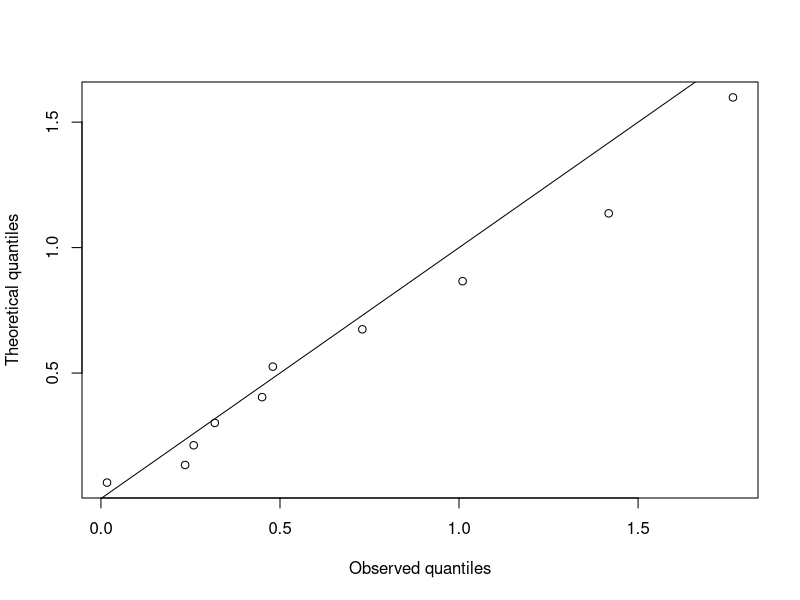
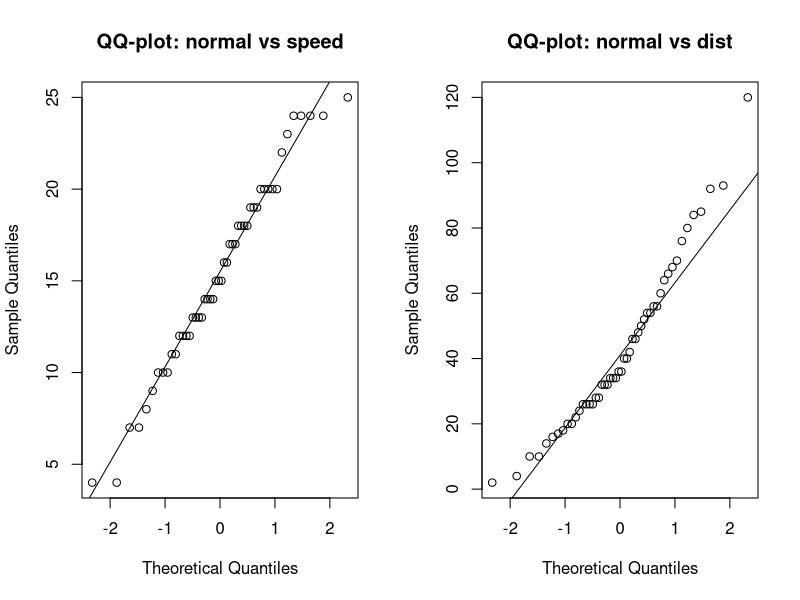
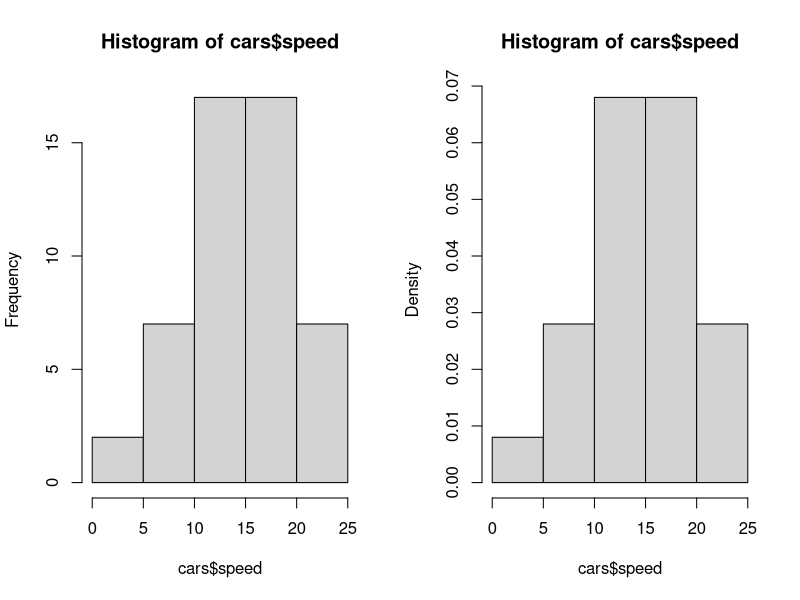
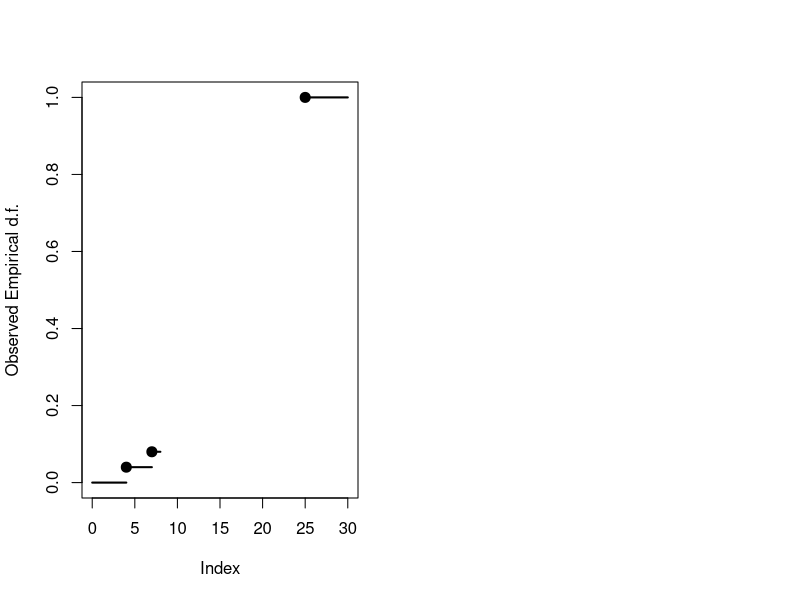
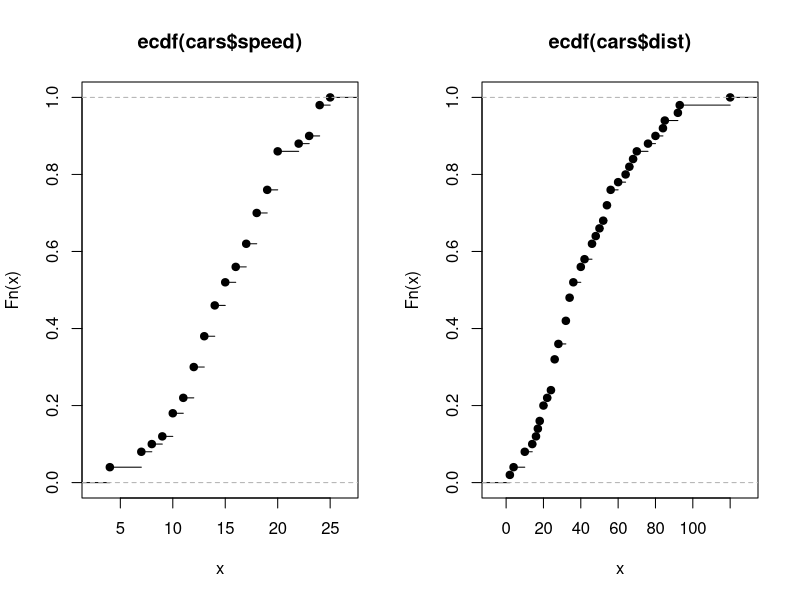
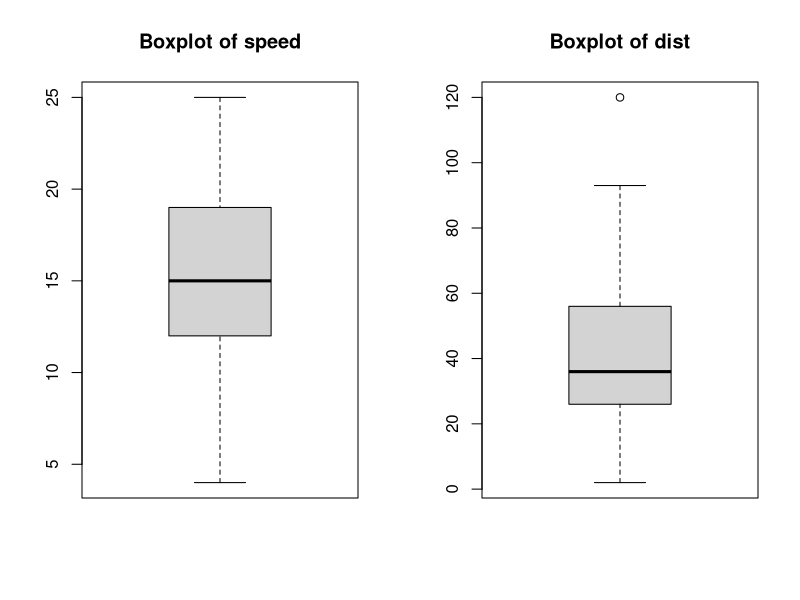
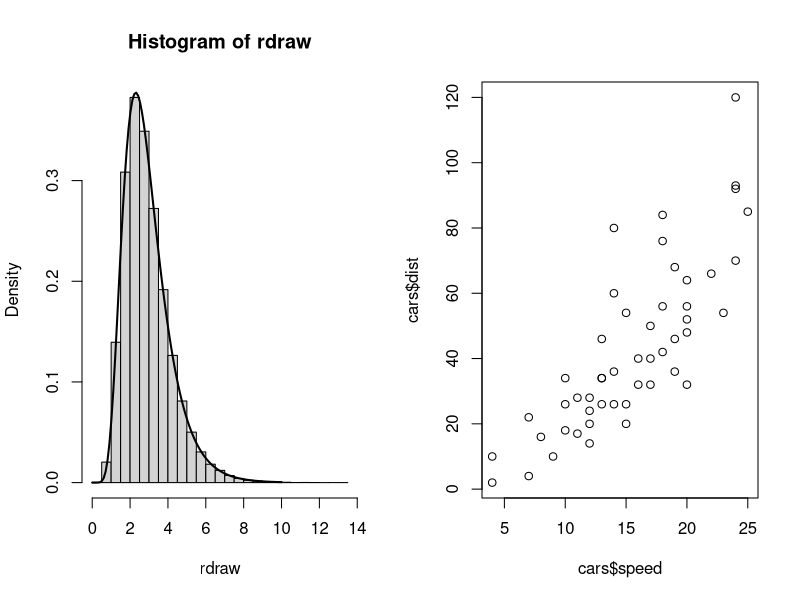

Write the R code that produced these figures, in order.
## ----setup, include=FALSE------------------------------------------------------------------------------------
library(knitr)
knitr::opts_chunk$set(echo = TRUE, prompt = TRUE)


## ------------------------------------------------------------------------------------------------------------
head(cars)
summary(cars)


## ------------------------------------------------------------------------------------------------------------
var(cars$speed)
var(cars$dist)


## ------------------------------------------------------------------------------------------------------------
median(cars$speed)
median(cars$dist)


## ------------------------------------------------------------------------------------------------------------
quantile(cars$speed, probs = 1/4, type=6)# lower quarile
quantile(cars$speed, probs = 3/4, type=6) # upper quartile
quantile(cars$speed, probs = 2/4, type=6) # the median


## ------------------------------------------------------------------------------------------------------------
x <- c(0.318, 1.765, 0.259, 0.450, 0.730, 0.235, 0.017, 1.010, 1.418, 0.480)
(x.order <- sort(x))
n <- length(x)
k <- (1:n)/(n+1)
qq <- -2*log(1-k)/3
plot(x=x.order, y=qq, xlab="Observed quantiles", ylab="Theoretical quantiles")
abline(a=0, b=1)


## ------------------------------------------------------------------------------------------------------------
par(mfrow=c(1,2))
qqnorm(cars$speed,main="QQ-plot: normal vs speed")
qqline(cars$speed)

qqnorm(cars$dist,main="QQ-plot: normal vs dist")
qqline(cars$dist)


## ------------------------------------------------------------------------------------------------------------
par(mfrow=c(1,2))
# a non scaled histogram
hist(cars$speed)
# a scaled histogram
hist(cars$speed, freq = FALSE)


## ------------------------------------------------------------------------------------------------------------
table(cars$speed)


## ------------------------------------------------------------------------------------------------------------
plot(0,xlim=c(0,30), ylim=c(0,1), cex=0, ylab="Observed Empirical d.f.")
segments(x0=0,x1=4,y0=0,y1=0, lwd=2)

segments(x0=4,x1=7,y0=2/50,y1=2/50, lwd=2)
points(x=4, y=2/50, pch=20, cex=2)

segments(x0=7,x1=8,y0=4/50,y1=4/50, lwd=2)
points(x=7, y=4/50, pch=20, cex=2)

# etc
# etc

segments(x0=25,x1=30,y0=50/50,y1=50/50, lwd=2)
points(x=25, y=50/50, pch=20, cex=2)


## ------------------------------------------------------------------------------------------------------------
par(mfrow=c(1,2))
plot(ecdf(cars$speed))
plot(ecdf(cars$dist))


## ------------------------------------------------------------------------------------------------------------
par(mfrow=c(1,2))
boxplot(cars$speed, main="Boxplot of speed")
boxplot(cars$dist, main="Boxplot of dist")


## ------------------------------------------------------------------------------------------------------------
set.seed(2020)
m = 1e+5
n <- 10
# to be filled by exponential r.variates
x.exp <- vector(mode = "numeric", n)

# to be filled by draws from X_{(n)}
rdraw <- vector(mode = "numeric", m)

for(i in 1:m) {
  x.exp <- rexp(n,rate=1)
  
  # sort exponential r.variates
  x.exp.order <- sort(x.exp)
  
  # save the largest 
  rdraw[i] <- x.exp.order[n]
}


## ------------------------------------------------------------------------------------------------------------
ff <- function(x,n) n*(1-exp(-x))^(n-1)*exp(-x)

hist(rdraw, freq = F, breaks = 40)
plot(function(x) ff(x,n=n), xlim=c(0,10), n=100, add=T, lwd=2)


## ------------------------------------------------------------------------------------------------------------
plot(cars$speed, cars$dist)


## ------------------------------------------------------------------------------------------------------------
# covariance
cov(cars$speed, cars$dist)

# correlation: option 1
cor(cars$speed, cars$dist)

# correlation: option 2
cov(cars$speed, cars$dist)/
  sqrt(var(cars$speed)*var(cars$dist))
